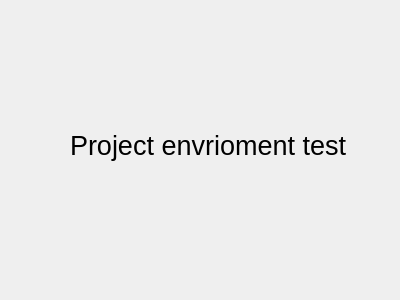
<?xml version="1.0" encoding="UTF-8"?>
<ui version="4.0">
 <class>pro_test</class>
 <widget class="QWidget" name="pro_test">
  <property name="geometry">
   <rect>
    <x>0</x>
    <y>0</y>
    <width>400</width>
    <height>300</height>
   </rect>
  </property>
  <property name="windowTitle">
   <string>Form</string>
  </property>
  <widget class="QLabel" name="label">
   <property name="geometry">
    <rect>
     <x>70</x>
     <y>130</y>
     <width>281</width>
     <height>31</height>
    </rect>
   </property>
   <property name="font">
    <font>
     <pointsize>20</pointsize>
    </font>
   </property>
   <property name="text">
    <string>Project envrioment test</string>
   </property>
  </widget>
 </widget>
 <resources/>
 <connections/>
</ui>
